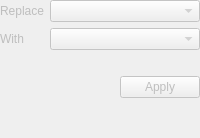
<?xml version="1.0" encoding="UTF-8"?>
<ui version="4.0">
 <class>TriangleSurfaceTypeEditorWidget</class>
 <widget class="QWidget" name="TriangleSurfaceTypeEditorWidget">
  <property name="enabled"><bool>false</bool></property>
  <layout class="QVBoxLayout" name="verticalLayout">
   <property name="spacing"><number>6</number></property>
   <property name="leftMargin"><number>0</number></property><property name="topMargin"><number>0</number></property>
   <property name="rightMargin"><number>0</number></property><property name="bottomMargin"><number>0</number></property>
   <item><layout class="QFormLayout" name="formLayout">
    <item row="0" column="0"><widget class="QLabel" name="fromLabel"><property name="text"><string>Replace</string></property></widget></item><item row="0" column="1"><widget class="QComboBox" name="fromCombo"/></item>
    <item row="1" column="0"><widget class="QLabel" name="toLabel"><property name="text"><string>With</string></property></widget></item><item row="1" column="1"><widget class="QComboBox" name="toCombo"/></item>
   </layout></item>
   <item><widget class="QLabel" name="statsLabel"><property name="textInteractionFlags"><set>Qt::TextInteractionFlag::TextSelectableByMouse</set></property></widget></item>
   <item alignment="Qt::AlignmentFlag::AlignRight"><widget class="QPushButton" name="applyButton"><property name="text"><string>Apply</string></property></widget></item>
   <item><spacer name="verticalSpacer"><property name="orientation"><enum>Qt::Orientation::Vertical</enum></property><property name="sizeHint" stdset="0"><size><width>20</width><height>40</height></size></property></spacer></item>
  </layout>
 </widget>
 <resources/><connections/>
</ui>
